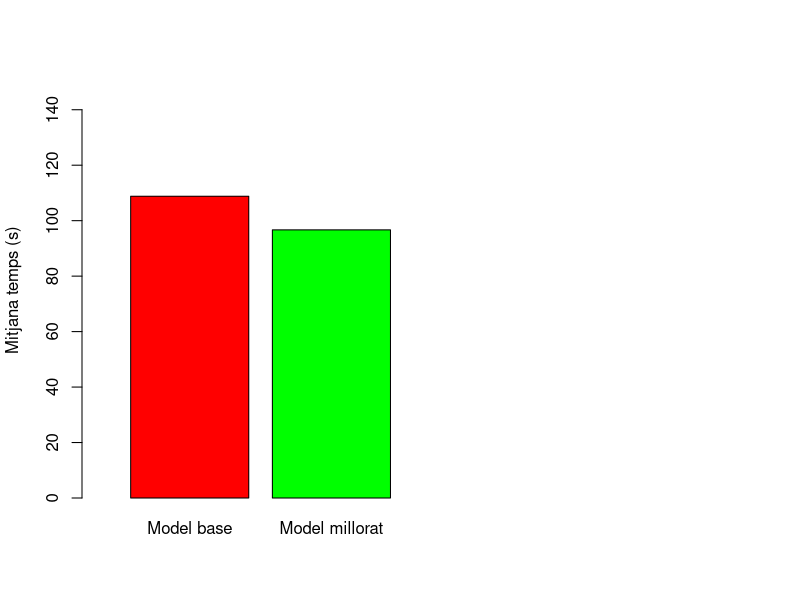

This chart was generated by the following R code:
library(readr)
#Leer datos i mostrar su estructura. 
data <- read_delim("dades.csv", ";", escape_double = FALSE, trim_ws = TRUE)
str(data)

#Quitar filas que contengan valores NA
data <- na.omit(data)

#Convertir las columnas "grup" y "esquerra/dreta" a factor.
data$`Grup (BM o MB)` <- factor(data$`Grup (BM o MB)`)
data$`Esquerra/Dreta` <- factor(data$`Esquerra/Dreta`)

#Visualizar resumen de los datos. 
summary(data)

#Seleccionar columnas necesarias para este análisis. 
selectedData <- data[, c(-2:-4)]
str(selectedData)

# Análisis inicial - Visualización de los datos

#Cálculo de la media de tiempo para los dos modelos. 
meanBase <- mean(selectedData$`Temps model base (s)`)
meanImproved <- mean(selectedData$`Temps model millorat (s)`)

#Introducir los datos dentro de una tabla para después representarlos mediante
#un gráfico de estilo barplot.
meanTable <- c(meanBase, meanImproved)
barplot(meanTable, ylim= c(0,150), 
        xlim=c(0,5.3), col=c('red', 'green'), 
        ylab ="Mitjana temps (s)",
        names.arg = c("Model base","Model millorat"))

# Análisis completo
library(tidyr)

#Convertir a long format.
selectedDataLong <- gather(selectedData, Layout, Temps, `Temps model base (s)`:`Temps model millorat (s)`)
head(selectedDataLong)
str(selectedDataLong)

#Convertir columna "Layout" y "codi participant" a factor
selectedDataLong$Layout <- factor(selectedDataLong$Layout)
selectedDataLong$`Codi participant` <- factor(selectedDataLong$`Codi participant`)
str(selectedDataLong)

#Comprobar si se cumple la asunción de normalidad.

#Primero se miran los tamaños. 
length(data$`Temps model base (s)`)
length(data$`Temps model millorat (s)`)

#Como la medida de los datos es inferior a 50, se utiliza el test de Shapiro-Wilk. 

#Comprobar modelo base. 
saphiro_base <- shapiro.test(data$`Temps model base (s)`)
saphiro_base
saphiro_base$p.value >= .05  #Si es true significa que se cumple para el modelo base.  

#Comprobar modelo mejorado 
saphiro_improved <- shapiro.test(data$`Temps model millorat (s)`)
saphiro_improved
saphiro_improved$p.value >= .05 #Si es true significa que se cumple para el modelo mejorado. 

# Como los dos modelos cumplen la asunción de normalidad se puede decir que
# nuestros datos siguen uns distribución normal y se puede utilizar un test 
# paramétrico. 

# El test paramétrico elegido es el: Repeated-measures ANOVA. 
aov = aov(Temps~Layout+Error(`Codi participant`/Layout), selectedDataLong)
summary(aov)